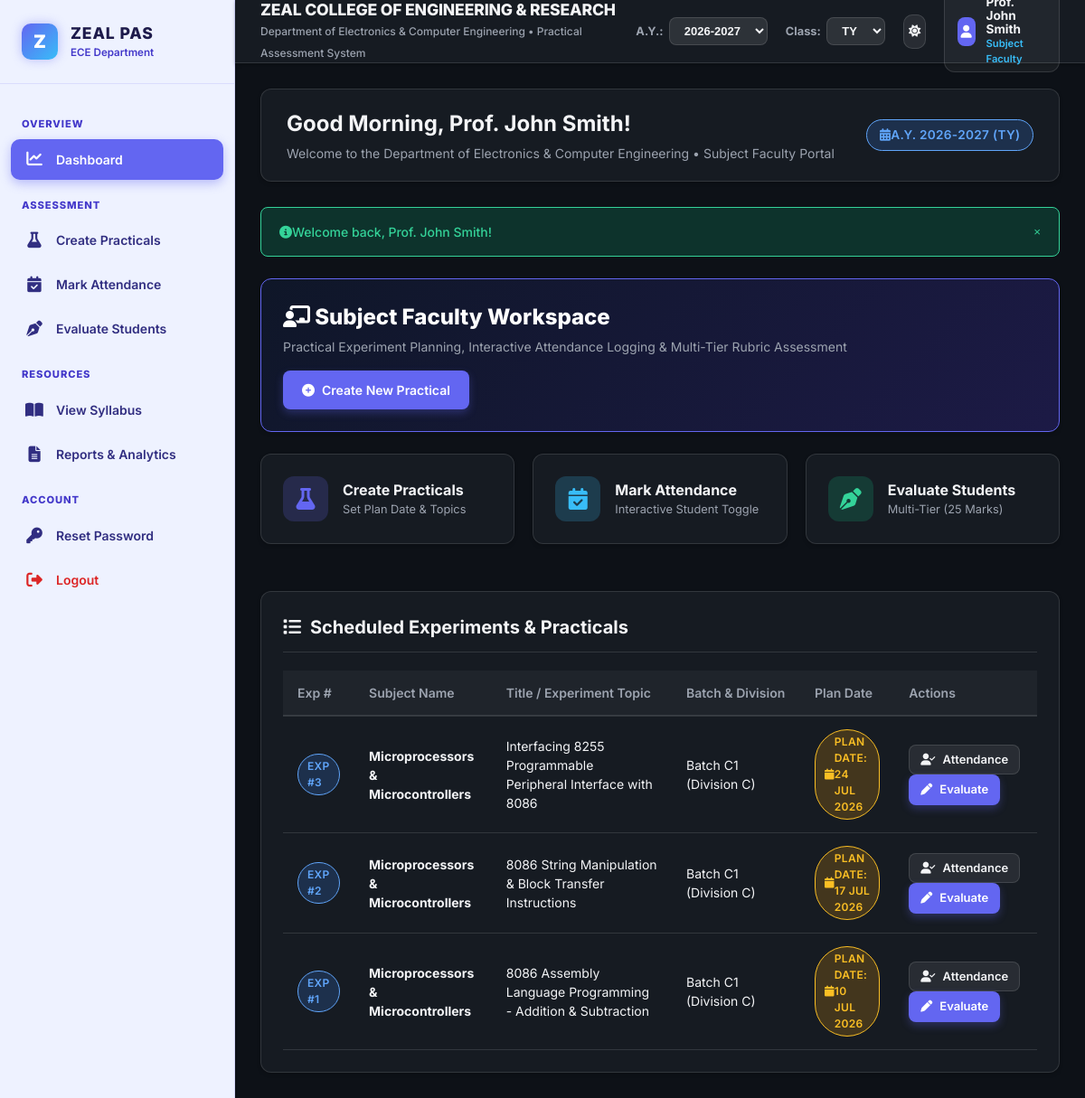
/modules/faculty_dashboard.php (signed in), run on the app's committed database.
### tables this page shows
CREATE TABLE `practicals` (
  `id` INT AUTO_INCREMENT PRIMARY KEY,
  `subject_name` VARCHAR(100) NOT NULL,
  `exp_no` INT NOT NULL,
  `title` VARCHAR(255) NOT NULL,
  `class` ENUM('FY', 'SY', 'TY', 'BY') NOT NULL DEFAULT 'TY',
  `division` VARCHAR(10) NOT NULL,
  `batch_id` INT NOT NULL,
  `faculty_id` INT NOT NULL,
  `scheduled_date` DATE NOT NULL,  
  `academic_year` VARCHAR(20) NOT NULL DEFAULT '2026-2027',
  `created_at` TIMESTAMP DEFAULT CURRENT_TIMESTAMP,
  CONSTRAINT `fk_pract_batch` FOREIGN KEY (`batch_id`) REFERENCES `batches` (`id`) ON DELETE CASCADE,
  CONSTRAINT `fk_pract_faculty` FOREIGN KEY (`faculty_id`) REFERENCES `users` (`id`) ON DELETE CASCADE,
  INDEX `idx_exp_subj` (`subject_name`, `exp_no`)
);

CREATE TABLE `batches` (
  `id` INT AUTO_INCREMENT PRIMARY KEY,
  `batch_name` VARCHAR(50) NOT NULL,
  `start_roll` VARCHAR(20) NOT NULL,
  `end_roll` VARCHAR(20) NOT NULL,
  `class` ENUM('FY', 'SY', 'TY', 'BY') NOT NULL DEFAULT 'TY',
  `division` VARCHAR(10) NOT NULL,
  `subject_assigned` VARCHAR(100) DEFAULT NULL,
  `academic_year` VARCHAR(20) NOT NULL DEFAULT '2026-2027',
  `created_at` TIMESTAMP DEFAULT CURRENT_TIMESTAMP,
  INDEX `idx_batch_div` (`class`, `division`, `batch_name`)
);

### includes/session.php (called while the page is built, shortened)
<?php
function is_logged_in() {
    return isset($_SESSION['user_id']) && !empty($_SESSION['user_id']);
}
function get_logged_user() {
    if (is_logged_in()) {
        return [
            'id' => $_SESSION['user_id'],
            'full_name' => $_SESSION['full_name'] ?? 'User',
            'email' => $_SESSION['email'] ?? '',
            'role' => $_SESSION['role'] ?? '',
            'student_roll_no' => $_SESSION['student_roll_no'] ?? null,
            'zprn' => $_SESSION['zprn'] ?? null,
            'class' => $_SESSION['class'] ?? 'TY',
            'division' => $_SESSION['division'] ?? 'Division C'
        ];
    }
    return null;
}
?>

### config/database.php (called while the page is built, shortened)
<?php
function execute_prepared($conn, $sql, $types = "", $params = []) {
    $stmt = mysqli_prepare($conn, $sql);
    if (!empty($types) && !empty($params)) {
        mysqli_stmt_bind_param($stmt, $types, ...$params);
    }
    if (mysqli_stmt_execute($stmt)) {
        return $stmt;
    } else {
        error_log("Execute failed: " . mysqli_stmt_error($stmt));
        mysqli_stmt_close($stmt);
        return false;
    }
}
?>

### includes/functions.php (called while the page is built, shortened)
<?php
require_once __DIR__ . '/../config/database.php';
require_once __DIR__ . '/session.php';
function sanitize($data) {
    return htmlspecialchars(trim($data ?? ''), ENT_QUOTES, 'UTF-8');
}
function format_date($date_str) {
    return date('d M Y', strtotime($date_str));
}
?>

### modules/faculty_dashboard.php (the view, shortened to what this page needs)
<?php
require_once __DIR__ . '/../../includes/header.php';
$fac_id = $user['id'];
$practicals_sql = "SELECT p.*, b.batch_name FROM practicals p JOIN batches b ON p.batch_id = b.id WHERE p.faculty_id = ? ORDER BY p.scheduled_date DESC LIMIT 10";
$stmt = execute_prepared($conn, $practicals_sql, "i", [$fac_id]);
$my_practicals = [];
if ($stmt) {
    $res = mysqli_stmt_get_result($stmt);
    while ($row = mysqli_fetch_assoc($res)) {
        $my_practicals[] = $row;
    }
}
?>
<div class="card mb-4" style="background: linear-gradient(135deg, rgba(15, 23, 42, 0.9), rgba(30, 27, 75, 0.9)); border: 1px solid var(--primary-color);">
  <div style="display: flex; justify-content: space-between; align-items: center; flex-wrap: wrap; gap: 1rem;">
    <div>
      <h2 style="font-size: 1.5rem; font-weight: 800; color: #ffffff; margin-bottom: 0.25rem;">
        <i class="fas fa-chalkboard-teacher text-accent me-2"></i> Subject Faculty Workspace
      </h2>
      <p style="color: #9ca3af; font-size: 0.875rem;">
        Practical Experiment Planning, Interactive Attendance Logging & Multi-Tier Rubric Assessment
      </p>
    </div>
    <a href="<?php echo BASE_URL; ?>modules/practical_management/create_practical.php" class="btn btn-primary">
      <i class="fas fa-plus-circle me-1"></i> Create New Practical
    </a>
  </div>
</div>
<div style="display: grid; grid-template-columns: repeat(auto-fit, minmax(240px, 1fr)); gap: 1.25rem; margin-bottom: 1.75rem;">
  <a href="<?php echo BASE_URL; ?>modules/practical_management/create_practical.php" class="card" style="text-decoration: none; display: flex; align-items: center; gap: 1rem;">
    <div style="width: 50px; height: 50px; border-radius: 12px; background: rgba(99, 102, 241, 0.2); color: #6366F1; display: flex; align-items: center; justify-content: center; font-size: 1.5rem;">
      <i class="fas fa-flask"></i>
    </div>
    <div>
      <h4 style="font-weight: 700; color: var(--text-primary);">Create Practicals</h4>
      <p style="font-size: 0.8rem; color: var(--text-secondary);">Set Plan Date & Topics</p>
    </div>
  </a>
  <a href="<?php echo BASE_URL; ?>modules/attendance/mark_attendance.php" class="card" style="text-decoration: none; display: flex; align-items: center; gap: 1rem;">
    <div style="width: 50px; height: 50px; border-radius: 12px; background: rgba(56, 189, 248, 0.2); color: #38bdf8; display: flex; align-items: center; justify-content: center; font-size: 1.5rem;">
      <i class="fas fa-calendar-check"></i>
    </div>
    <div>
      <h4 style="font-weight: 700; color: var(--text-primary);">Mark Attendance</h4>
      <p style="font-size: 0.8rem; color: var(--text-secondary);">Interactive Student Toggle</p>
    </div>
  </a>
  <a href="<?php echo BASE_URL; ?>modules/assessment/practical_conduction.php" class="card" style="text-decoration: none; display: flex; align-items: center; gap: 1rem;">
    <div style="width: 50px; height: 50px; border-radius: 12px; background: rgba(16, 185, 129, 0.2); color: #34d399; display: flex; align-items: center; justify-content: center; font-size: 1.5rem;">
      <i class="fas fa-pen-nib"></i>
    </div>
    <div>
      <h4 style="font-weight: 700; color: var(--text-primary);">Evaluate Students</h4>
      <p style="font-size: 0.8rem; color: var(--text-secondary);">Multi-Tier (25 Marks)</p>
    </div>
  </a>
</div>
<div class="card">
  <div class="card-header">
    <h3 class="card-title"><i class="fas fa-list text-primary me-2"></i> Scheduled Experiments & Practicals</h3>
  </div>
  <div class="table-responsive">
    <table class="table">
      <thead>
        <tr>
          <th>Exp #</th>
          <th>Subject Name</th>
          <th>Title / Experiment Topic</th>
          <th>Batch & Division</th>
          <th>Plan Date</th>
          <th>Actions</th>
        </tr>
      </thead>
      <tbody>
        <?php if (empty($my_practicals)): ?>
          <tr><td colspan="6" class="text-center" style="color: var(--text-muted); padding: 2rem;">No practical experiments scheduled yet.</td></tr>
        <?php else: ?>
          <?php foreach ($my_practicals as $p): ?>
            <tr>
              <td><span class="badge badge-info">Exp #<?php echo $p['exp_no']; ?></span></td>
              <td><strong><?php echo sanitize($p['subject_name']); ?></strong></td>
              <td><?php echo sanitize($p['title']); ?></td>
              <td><?php echo sanitize('Batch ' . $p['batch_name'] . ' (' . $p['division'] . ')'); ?></td>
              <td><span class="badge badge-warning"><i class="fas fa-calendar me-1"></i> Plan Date: <?php echo format_date($p['scheduled_date']); ?></span></td>
              <td>
                <a href="<?php echo BASE_URL; ?>modules/attendance/mark_attendance.php?practical_id=<?php echo $p['id']; ?>" class="btn btn-secondary btn-sm" title="Mark Attendance"><i class="fas fa-user-check"></i> Attendance</a>
                <a href="<?php echo BASE_URL; ?>modules/assessment/practical_conduction.php?practical_id=<?php echo $p['id']; ?>" class="btn btn-primary btn-sm" title="Evaluate Marks"><i class="fas fa-pen"></i> Evaluate</a>
              </td>
            </tr>
          <?php endforeach; ?>
        <?php endif; ?>
      </tbody>
    </table>
  </div>
</div>
<?php include __DIR__ . '/../../includes/footer.php'; ?>

### assets/css/style.css (style rules this page uses)
:root { --bg-primary: #0D1117; --bg-canvas: #161B22; --bg-card: #161B22; --bg-sidebar: #eef2ff; --sidebar-text: #312e81; --sidebar-text-active: #ffffff; --sidebar-hover: #e0e7ff; --sidebar-active-bg: #6366F1; --text-primary: #f3f4f6; --text-secondary: #9ca3af; --text-muted: #6b7280; --border-color: rgba(255, 255, 255, 0.12); --primary-color: #6366F1; --primary-hover: #4f46e5; --primary-light: rgba(99, 102, 241, 0.15); --accent-color: #38bdf8; --accent-hover: #0284c7; --status-success-bg: rgba(16, 185, 129, 0.2); --status-success-text: #34d399; --status-danger-bg: rgba(239, 68, 68, 0.2); --status-danger-text: #f87171; --status-warning-bg: rgba(245, 158, 11, 0.2); --status-warning-text: #fbbf24; --status-info-bg: rgba(59, 130, 246, 0.2); --status-info-text: #60a5fa; --shadow-sm: 0 2px 4px rgba(0, 0, 0, 0.2); --shadow-md: 0 4px 12px rgba(0, 0, 0, 0.3); --shadow-lg: 0 12px 24px rgba(0, 0, 0, 0.4); --shadow-glow: 0 0 12px rgba(99, 102, 241, 0.5); --radius-sm: 8px; --radius-md: 12px; --radius-lg: 20px; --font-family: 'Inter', system-ui, -apple-system, BlinkMacSystemFont, "Segoe UI", Roboto, sans-serif; }
* { margin: 0; padding: 0; box-sizing: border-box; }
body { font-family: var(--font-family); background-color: var(--bg-primary); color: var(--text-primary); line-height: 1.5; min-height: 100vh; display: flex; flex-direction: column; transition: background-color 0.3s ease, color 0.3s ease; }
a { color: var(--primary-color); text-decoration: none; transition: color 0.2s ease; }
.card { background: var(--bg-canvas); border-radius: var(--radius-md); border: 1px solid var(--border-color); box-shadow: var(--shadow-sm); padding: 1.5rem; margin-bottom: 1.5rem; transition: box-shadow 0.2s ease, border-color 0.2s ease; }
.card-header { display: flex; align-items: center; justify-content: space-between; margin-bottom: 1.25rem; padding-bottom: 0.75rem; border-bottom: 1px solid var(--border-color); }
.card-title { font-size: 1.25rem; font-weight: 700; color: var(--text-primary); display: flex; align-items: center; gap: 0.625rem; }
.btn { display: inline-flex; align-items: center; gap: 0.5rem; padding: 0.625rem 1.25rem; font-size: 0.875rem; font-weight: 600; border-radius: var(--radius-sm); border: 1px solid transparent; cursor: pointer; transition: all 0.2s ease; white-space: nowrap; }
.btn-primary { background-color: var(--primary-color); color: #ffffff; box-shadow: 0 4px 10px rgba(99, 102, 241, 0.3); }
.btn-secondary { background-color: rgba(255, 255, 255, 0.08); color: var(--text-primary); border-color: var(--border-color); }
.btn-sm { padding: 0.375rem 0.75rem; font-size: 0.8125rem; }
.badge { display: inline-flex; align-items: center; padding: 0.25rem 0.625rem; font-size: 0.75rem; font-weight: 600; border-radius: 9999px; text-transform: uppercase; letter-spacing: 0.025em; }
.badge-warning { background-color: var(--status-warning-bg); color: var(--status-warning-text); border: 1px solid var(--status-warning-text); }
.badge-info { background-color: var(--status-info-bg); color: var(--status-info-text); border: 1px solid var(--status-info-text); }
.table-responsive { width: 100%; overflow-x: auto; -webkit-overflow-scrolling: touch; }
.table { width: 100%; border-collapse: collapse; font-size: 0.875rem; text-align: left; }
.table th { background-color: rgba(255, 255, 255, 0.04); color: var(--text-secondary); font-weight: 600; padding: 0.875rem 1rem; border-bottom: 2px solid var(--border-color); white-space: nowrap; }
.table td { padding: 0.875rem 1rem; border-bottom: 1px solid var(--border-color); color: var(--text-primary); vertical-align: middle; }

### data on the page
practicals: exp_no "3", subject_name "Microprocessors & Microcontrollers", title "Interfacing 8255 Programmable Peripheral Interface with 8086", batch+division "Batch C1 (Division C)", scheduled_date "24 JUL 2026"
practicals: exp_no "2", subject_name "Microprocessors & Microcontrollers", title "8086 String Manipulation & Block Transfer Instructions", batch+division "Batch C1 (Division C)", scheduled_date "17 JUL 2026"
practicals: exp_no "1", subject_name "Microprocessors & Microcontrollers", title "8086 Assembly Language Programming - Addition & Subtraction", batch+division "Batch C1 (Division C)", scheduled_date "10 JUL 2026"

### other printed values
COLLEGE_NAME "ZEAL COLLEGE OF ENGINEERING & RESEARCH"
DEPARTMENT_NAME "Department of Electronics & Computer Engineering"
APP_NAME "Practical Assessment System"
get_role_label($logged_user['role'] ?? '') "Subject Faculty"
get_time_greeting() "Good Morning"
$user['full_name'] "Prof. John Smith"
get_role_label($user['role'] ?? '') "Subject Faculty"
$_SESSION['academic_year'] "2026-2027"
$_SESSION['class_filter'] "TY"
$flash['message'] "Welcome back, Prof. John Smith!"
form field value "2026-2027"
form field value "TY"
